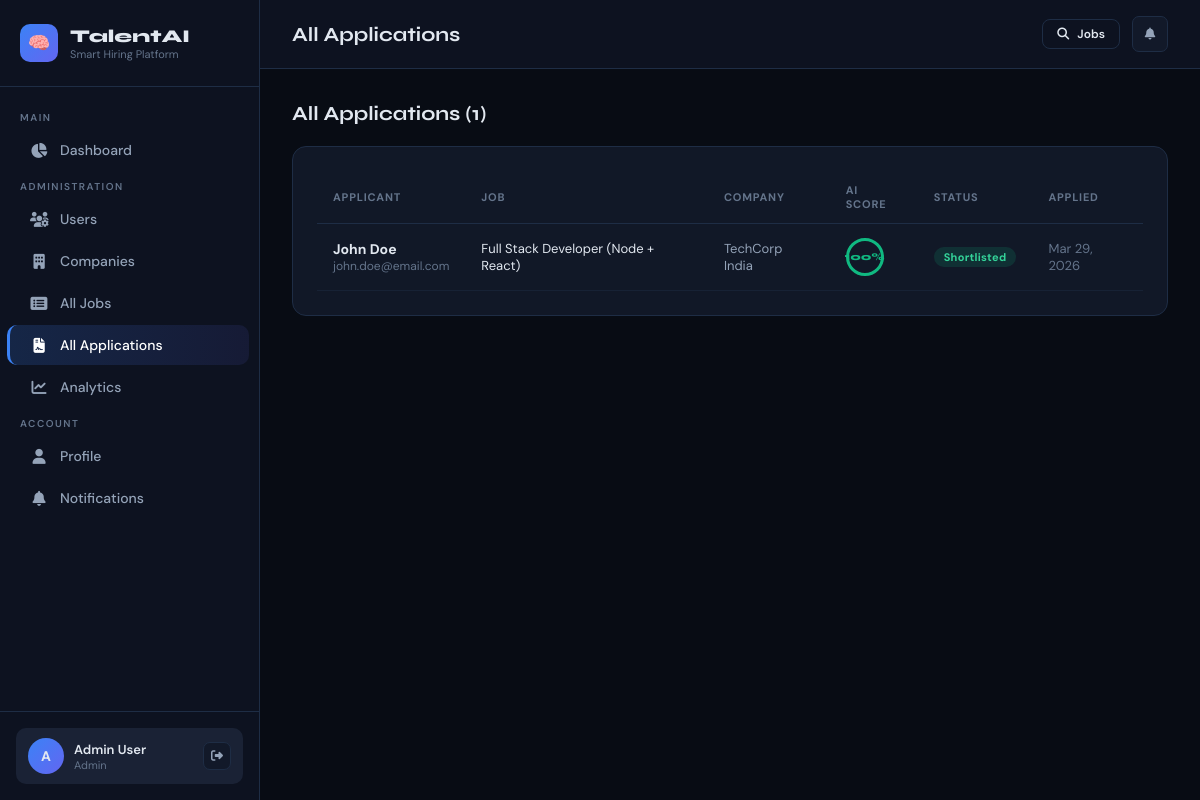
/admin-panel/applications/ (signed in), run on the app's committed database.
### core/models.py (models this page shows, shortened)
class JobApplication(models.Model):
    STATUS_CHOICES = [
        ('applied', 'Applied'),
        ('screening', 'AI Screening'),
        ('shortlisted', 'Shortlisted'),
        ('interview', 'Interview'),
        ('offered', 'Offered'),
        ('rejected', 'Rejected'),
        ('withdrawn', 'Withdrawn'),
    ]
    applicant = models.ForeignKey(User, on_delete=models.CASCADE, related_name='applications')
    job = models.ForeignKey(JobPosting, on_delete=models.CASCADE, related_name='applications')
    resume = models.ForeignKey(Resume, on_delete=models.SET_NULL, null=True, related_name='applications')
    cover_letter = models.TextField(blank=True)
    status = models.CharField(max_length=20, choices=STATUS_CHOICES, default='applied')
    ai_score = models.FloatField(default=0)  # 0-100 match score
    ai_feedback = models.TextField(blank=True)
    skill_match_details = models.JSONField(default=dict, blank=True)
    applied_at = models.DateTimeField(auto_now_add=True)
    updated_at = models.DateTimeField(auto_now=True)
    screened_at = models.DateTimeField(blank=True, null=True)
    notes = models.TextField(blank=True)
    class Meta:
        unique_together = ('applicant', 'job')
        ordering = ['-applied_at']

class JobPosting(models.Model):
    JOB_TYPE_CHOICES = [
        ('full_time', 'Full Time'),
        ('part_time', 'Part Time'),
        ('contract', 'Contract'),
        ('internship', 'Internship'),
        ('remote', 'Remote'),
        ('hybrid', 'Hybrid'),
    ]
    EXPERIENCE_CHOICES = [
        ('entry', 'Entry Level (0-1 yrs)'),
        ('junior', 'Junior (1-3 yrs)'),
        ('mid', 'Mid Level (3-5 yrs)'),
        ('senior', 'Senior (5-8 yrs)'),
        ('lead', 'Lead / Principal (8+ yrs)'),
    ]
    STATUS_CHOICES = [
        ('draft', 'Draft'),
        ('active', 'Active'),
        ('closed', 'Closed'),
        ('paused', 'Paused'),
    ]
    company = models.ForeignKey(User, on_delete=models.CASCADE, related_name='job_postings')
    title = models.CharField(max_length=200)
    description = models.TextField()
    requirements = models.TextField()
    responsibilities = models.TextField(blank=True)
    skills_required = models.ManyToManyField(Skill, related_name='jobs', blank=True)
    skills_text = models.TextField(blank=True, help_text='Comma-separated skills for NLP matching')
    job_type = models.CharField(max_length=20, choices=JOB_TYPE_CHOICES, default='full_time')
    experience_level = models.CharField(max_length=20, choices=EXPERIENCE_CHOICES, default='mid')
    location = models.CharField(max_length=200)
    salary_min = models.DecimalField(max_digits=12, decimal_places=2, blank=True, null=True)
    salary_max = models.DecimalField(max_digits=12, decimal_places=2, blank=True, null=True)
    status = models.CharField(max_length=20, choices=STATUS_CHOICES, default='active')
    deadline = models.DateField(blank=True, null=True)
    created_at = models.DateTimeField(auto_now_add=True)
    updated_at = models.DateTimeField(auto_now=True)
    views_count = models.IntegerField(default=0)
    class Meta:
        ordering = ['-created_at']

class CompanyProfile(models.Model):
    user = models.OneToOneField(User, on_delete=models.CASCADE, related_name='company_profile')
    company_name = models.CharField(max_length=200)
    industry = models.CharField(max_length=100, blank=True)
    website = models.URLField(blank=True)
    location = models.CharField(max_length=200, blank=True)
    company_size = models.CharField(max_length=50, blank=True)
    description = models.TextField(blank=True)
    logo = models.ImageField(upload_to='company_logos/', blank=True, null=True)
    founded_year = models.IntegerField(blank=True, null=True)
    is_verified = models.BooleanField(default=False)
    created_at = models.DateTimeField(auto_now_add=True)

### core/views.py (the view)
# urls.py: path('admin-panel/applications/', views.admin_applications, name='admin_applications'),
@login_required
@role_required('admin')
def admin_applications(request):
    apps = JobApplication.objects.select_related('applicant', 'job').order_by('-applied_at')
    return render(request, 'core/admin/applications.html', {'applications': apps})

### core/context_processors.py (called while the page is built, shortened)
def notifications_count(request):
    if request.user.is_authenticated:
        count = request.user.notifications.filter(is_read=False).count()
        if request.user.is_superuser:
            role = 'admin'
            role_display = 'Admin'
        return {
            'unread_notifications_count': count,
            'user_role': role,
            'user_role_display': role_display,
        }
    return {
        'unread_notifications_count': 0,
        'user_role': '',
        'user_role_display': '',
    }

### core/views.py (called while the page is built)
def role_required(*roles):
    def decorator(view_func):
        @wraps(view_func)
        def wrapper(request, *args, **kwargs):
            if not request.user.is_authenticated:
                return redirect('login')
            profile = getattr(request.user, 'profile', None)
            user_role = profile.role if profile else None
            if request.user.is_superuser:
                user_role = 'admin'
            if user_role not in roles:
                messages.error(request, "Access denied for your role.")
                return redirect('dashboard')
            return view_func(request, *args, **kwargs)
        return wrapper
    return decorator

### core/templates/core/admin/applications.html
{% extends "core/base.html" %}
{% block page_title %}All Applications{% endblock %}
{% block content %}
<div class="section-header">
  <div class="section-title">All Applications ({{ applications.count }})</div>
</div>
<div class="card">
  <div class="table-wrap">
    <table>
      <thead><tr><th>Applicant</th><th>Job</th><th>Company</th><th>AI Score</th><th>Status</th><th>Applied</th></tr></thead>
      <tbody>
        {% for app in applications %}
        <tr>
          <td><strong>{{ app.applicant.get_full_name|default:app.applicant.username }}</strong><div style="font-size:12px;color:var(--text3);">{{ app.applicant.email }}</div></td>
          <td style="font-size:13px;">{{ app.job.title }}</td>
          <td style="font-size:13px;color:var(--text2);">{{ app.job.company.company_profile.company_name|default:app.job.company.username }}</td>
          <td>
            <span class="score-ring score-{% if app.ai_score >= 75 %}excellent{% elif app.ai_score >= 50 %}good{% elif app.ai_score >= 25 %}fair{% else %}poor{% endif %}" style="width:38px;height:38px;font-size:10px;">
              {{ app.ai_score|floatformat:0 }}%
            </span>
          </td>
          <td><span class="badge {% if app.status == 'shortlisted' %}badge-green{% elif app.status == 'rejected' %}badge-red{% elif app.status == 'interview' %}badge-blue{% else %}badge-gray{% endif %}">{{ app.get_status_display }}</span></td>
          <td style="font-size:13px;color:var(--text3);">{{ app.applied_at|date:"M d, Y" }}</td>
        </tr>
        {% empty %}
        <tr><td colspan="6" class="text-center text-muted" style="padding:30px;">No applications yet.</td></tr>
        {% endfor %}
      </tbody>
    </table>
  </div>
</div>
{% endblock %}

### core/templates/core/base.html (shortened to what this page needs)
<!DOCTYPE html>
<html lang="en">
<head>
  <link rel="stylesheet" href="https://cdnjs.cloudflare.com/ajax/libs/font-awesome/6.5.0/css/all.min.css">
</head>
<body>
{% if user.is_authenticated %}
<div class="app-layout">
  <aside class="sidebar" id="sidebar">
    <div class="sidebar-logo">
      <div class="logo-icon">🧠</div>
      <div>
        <div class="logo-text">TalentAI</div>
        <div class="logo-sub">Smart Hiring Platform</div>
      </div>
    </div>
    <nav class="sidebar-nav">
      <div class="nav-section-label">Main</div>
      <a href="{% url 'dashboard' %}" class="nav-link {% if request.resolver_match.url_name == 'dashboard' %}active{% endif %}">
        <i class="fas fa-chart-pie"></i> Dashboard
      </a>
      {% if request.user.is_superuser %}
      <div class="nav-section-label">Administration</div>
      <a href="{% url 'admin_users' %}" class="nav-link {% if request.resolver_match.url_name == 'admin_users' %}active{% endif %}">
        <i class="fas fa-users-cog"></i> Users
      </a>
      <a href="{% url 'admin_companies' %}" class="nav-link {% if request.resolver_match.url_name == 'admin_companies' %}active{% endif %}">
        <i class="fas fa-building"></i> Companies
      </a>
      <a href="{% url 'admin_jobs' %}" class="nav-link {% if request.resolver_match.url_name == 'admin_jobs' %}active{% endif %}">
        <i class="fas fa-list-alt"></i> All Jobs
      </a>
      <a href="{% url 'admin_applications' %}" class="nav-link {% if request.resolver_match.url_name == 'admin_applications' %}active{% endif %}">
        <i class="fas fa-file-contract"></i> All Applications
      </a>
      <a href="{% url 'admin_analytics' %}" class="nav-link {% if request.resolver_match.url_name == 'admin_analytics' %}active{% endif %}">
        <i class="fas fa-chart-line"></i> Analytics
      </a>
      {% endif %}
      <div class="nav-section-label">Account</div>
      <a href="{% url 'profile' %}" class="nav-link {% if request.resolver_match.url_name == 'profile' %}active{% endif %}">
        <i class="fas fa-user"></i> Profile
      </a>
      <a href="{% url 'notifications' %}" class="nav-link {% if request.resolver_match.url_name == 'notifications' %}active{% endif %}">
        <i class="fas fa-bell"></i> Notifications
      </a>
    </nav>
    <div class="sidebar-user">
      <div class="user-card">
        <div class="user-avatar">{{ request.user.first_name|first|upper|default:request.user.username|first|upper }}</div>
        <div>
          <div class="user-name">{{ request.user.get_full_name|default:request.user.username }}</div>
          <div class="user-role">{{ user_role_display|default:"Admin" }}</div>
        </div>
        <div class="user-actions">
          <a href="{% url 'logout' %}" class="icon-btn" title="Logout"><i class="fas fa-sign-out-alt"></i></a>
        </div>
      </div>
    </div>
  </aside>
  <main class="main-content">
    <div class="topbar">
      <div class="d-flex gap-3">
        <span class="topbar-title">{% block page_title %}Dashboard{% endblock %}</span>
      </div>
      <div class="topbar-right">
        <a href="{% url 'job_list' %}" class="btn btn-outline btn-sm"><i class="fas fa-search"></i> Jobs</a>
        <a href="{% url 'notifications' %}" class="icon-btn" style="width:36px;height:36px;">
          <i class="fas fa-bell"></i>
        </a>
      </div>
    </div>
    <div class="page-body">
      {% block content %}{% endblock %}
    </div>
  </main>
</div>
{% else %}
  {% block public_content %}{% endblock %}
{% endif %}
</body>
</html>

### data on the page
JobApplication: applicant.get_full_name "John Doe", applicant.email "john.doe@email.com", job "Full Stack Developer (Node + React)", job.company.company_profile.company_name "TechCorp India", ai_score "100", status "Shortlisted", applied_at "Mar 29, 2026"

### other printed values
{{ request.user.get_full_name|default:request.user.username }} "Admin User"
{{ user_role_display|default:"Admin" }} "Admin"
{{ applications.count }} "1"
